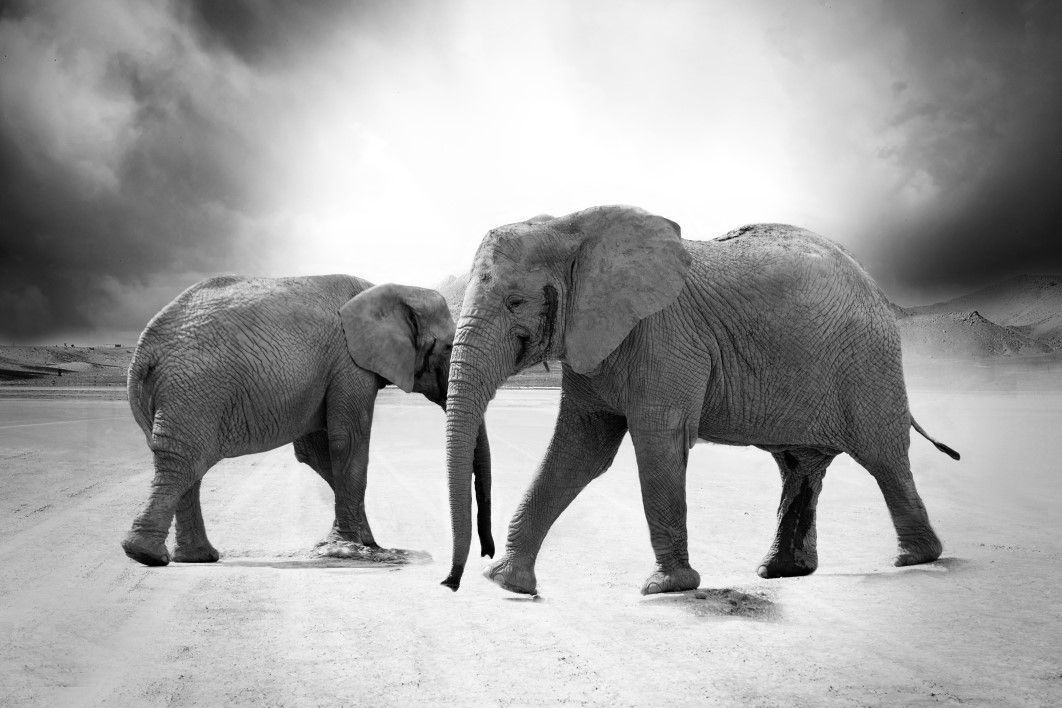
#> input picture Data/grayscale.jpg, 1062 x 708 px
$ python SVD.py
#> lines starting #> are read from the running program, lines starting #| are printed output that depends on the picture
import numpy as np
from matplotlib.image import imread
import matplotlib.pyplot as plt
X = np.random.randn(5,3) #create random data matrix
U, S, VT = np.linalg.svd(X, full_matrices=True) #FULL SVD
Uhat, Shat, Vhat = np.linalg.svd(X, full_matrices=False)  #SVD without full matrices


# reading image
A = imread('../Data/grayscale.jpg')
#> A is the input picture: shape (708, 1062, 3); min 0, max 255, mean 162.8
X = np.mean(A, -1) #convert to grayscale
img = plt.imshow(X)

#SVD of image
U, S, VT = np.linalg.svd(X, full_matrices=False)
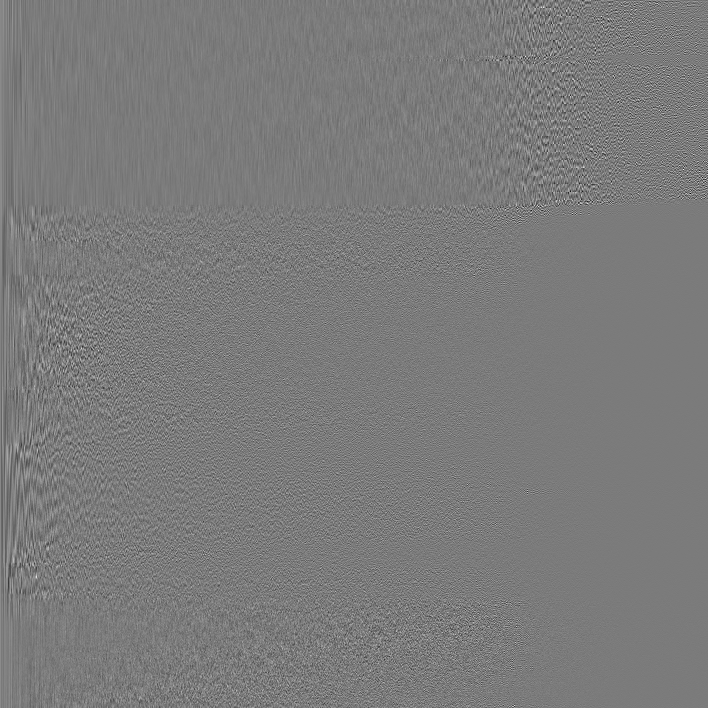
#> U: shape (708, 708) float64; min -0.359, max 0.382, mean 4e-05; drawn with min black and max white
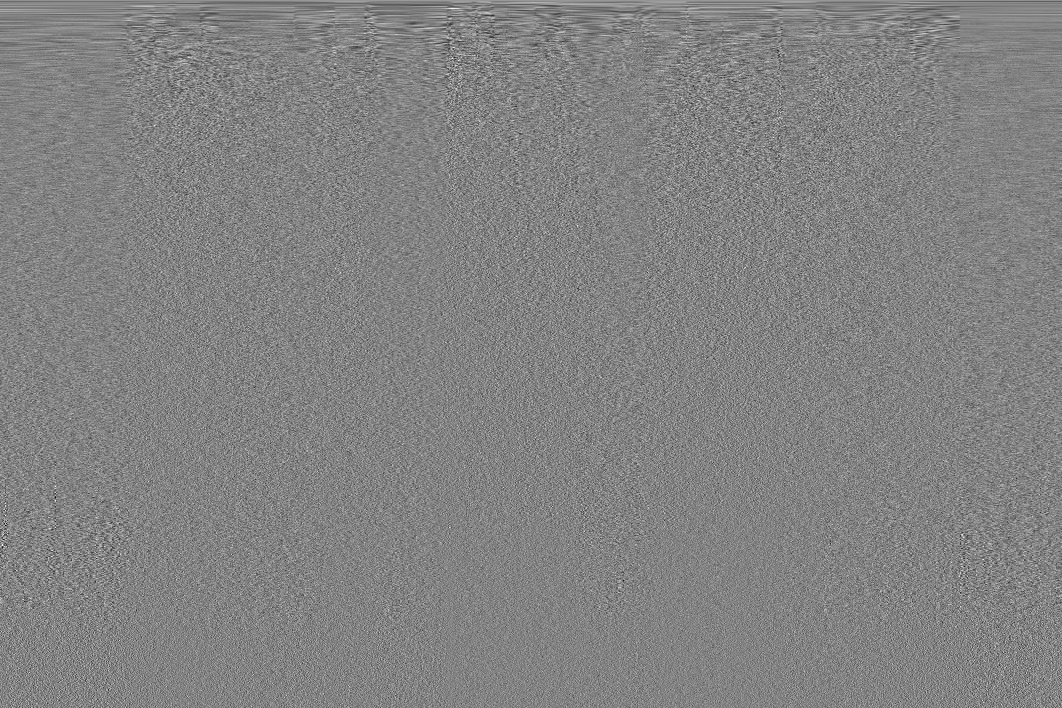
#> VT: shape (708, 1062) float64; min -0.214, max 0.203, mean 5.02e-05; drawn with min black and max white
#> S = 708 values, max 147060.9 at index 0, min 2.8 at index 707, mean 660
S = np.diag(S)

#approximation of image
for r in (5, 20, 100):
    Xapprox = U[:, :r] @ S[:r, :r] @ VT[:r, :]
    img = plt.imshow(Xapprox)
    plt.show()
#> this loop made 3 passes
#> pass 1, `Xapprox = U[:, :r] @ S[:r, :r] @ VT[:r, :]`:
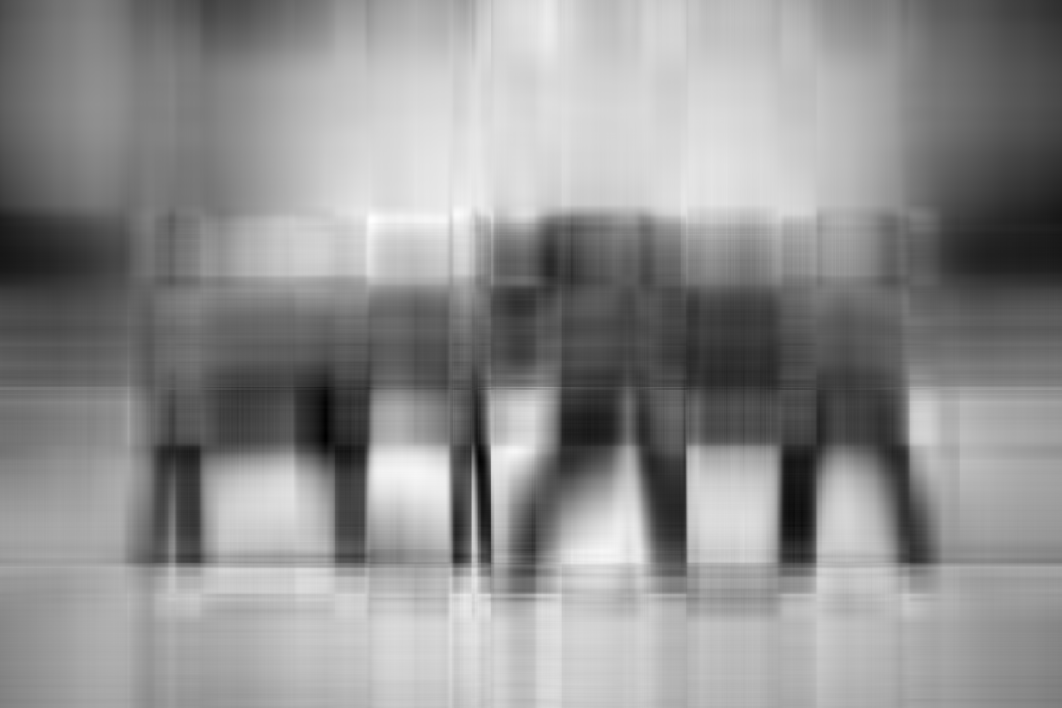
#> Xapprox: shape (708, 1062) float64; min -9.91, max 296.7, mean 162.8; drawn with min black and max white
#> pass 1, `plt.show()`:
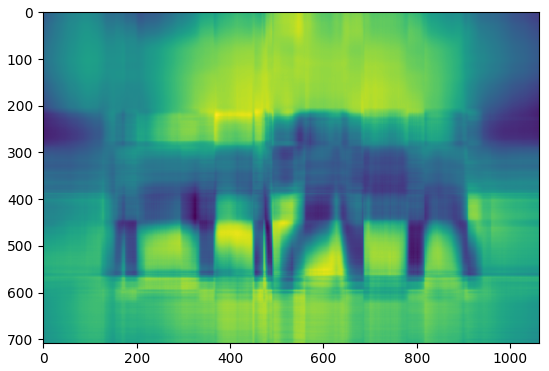
#> figure drawn by matplotlib, 1 panel
#> pass 2, `Xapprox = U[:, :r] @ S[:r, :r] @ VT[:r, :]`:
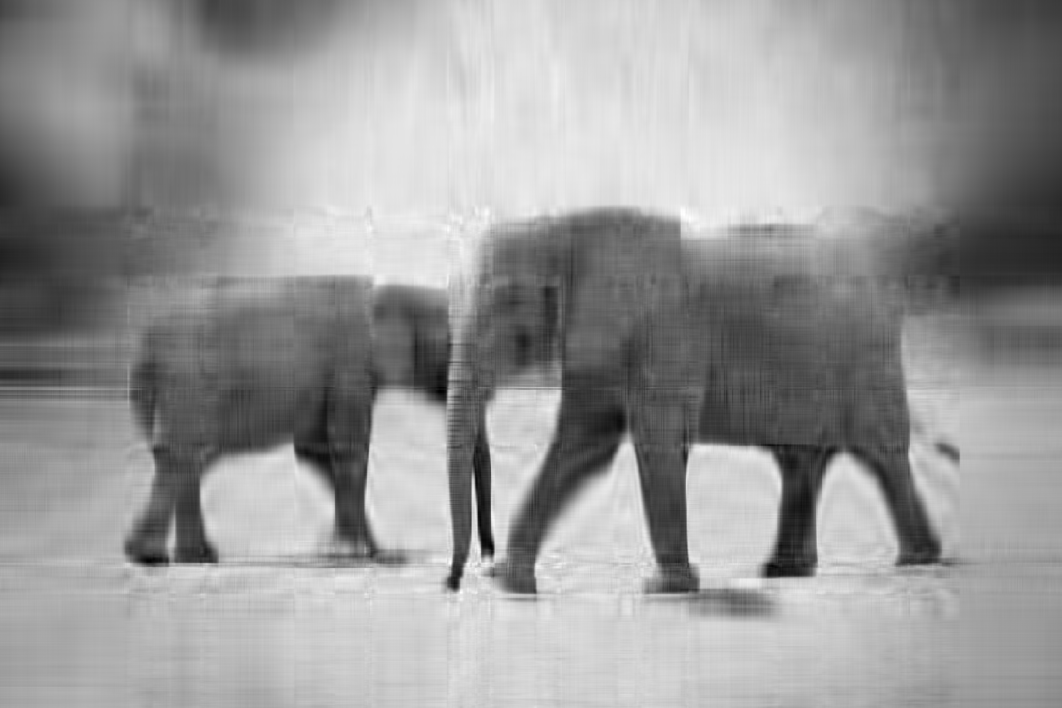
#> Xapprox: shape (708, 1062) float64; min -24.71, max 287.6, mean 162.8; drawn with min black and max white

#plot singular values and cumulative sum
fig, axes = plt.subplots(1, 2, figsize=(12, 5))

r_values = [5, 20, 100]

ax1 = axes[0]
ax1.semilogy(np.diag(S), color='steelblue', linewidth=1.5)
for r in r_values:
    ax1.axvline(x=r, color='red', linestyle='--', alpha=0.7)
    ax1.plot(r, np.diag(S)[r], 'ro', markersize=8, label=f'r={r}')
ax1.set_xlabel('Singular waarde index')
ax1.set_ylabel('Singuliere waarden (log schaal)')
ax1.set_title('Singuliere waarden')
ax1.legend()
ax1.grid(True, which='both', alpha=0.3)

cumsum_norm = np.cumsum(np.diag(S)) / np.sum(np.diag(S))
#> cumsum_norm = 708 values from 0.315 to 1
ax2 = axes[1]
ax2.plot(cumsum_norm, color='steelblue', linewidth=1.5)
for r in r_values:
    ax2.axvline(x=r, color='red', linestyle='--', alpha=0.7)
    ax2.plot(r, cumsum_norm[r], 'ro', markersize=8, label=f'r={r} ({cumsum_norm[r]:.1%})')
ax2.set_xlabel('Aantal singuliere waarden (r)')
ax2.set_ylabel('Cumulatieve energie fractie')
ax2.set_title('Cumulatieve som singuliere waarden')
ax2.legend()
ax2.grid(True, alpha=0.3)

plt.tight_layout()
plt.show()
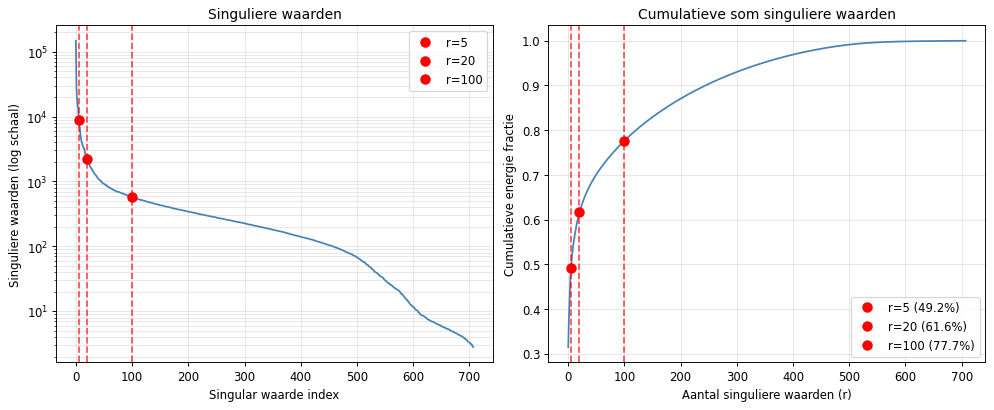
#> figure drawn by matplotlib, 2 panels; panel 1: curve peaks at x = 0, y = 147060.9; panel 2: curve peaks at x = 707, y = 1
